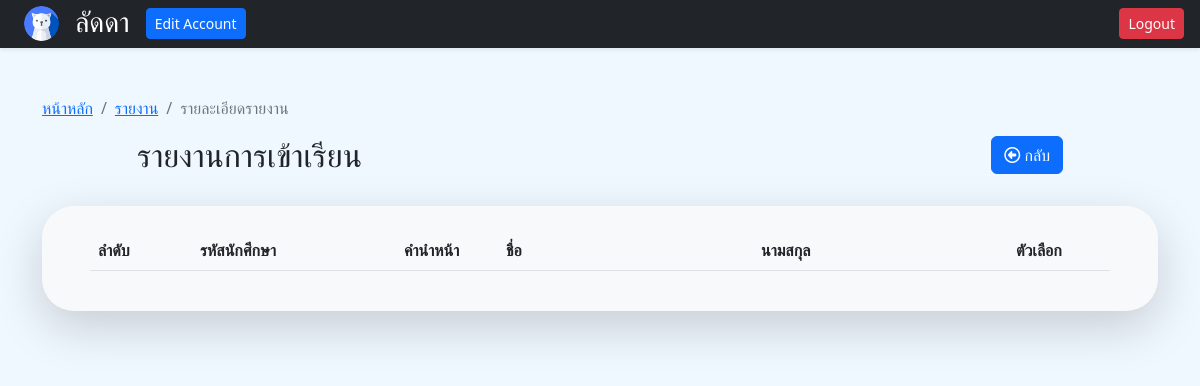
Page /?page=report_detail&repid=1&subid=29 (signed in) on the earlier database version.
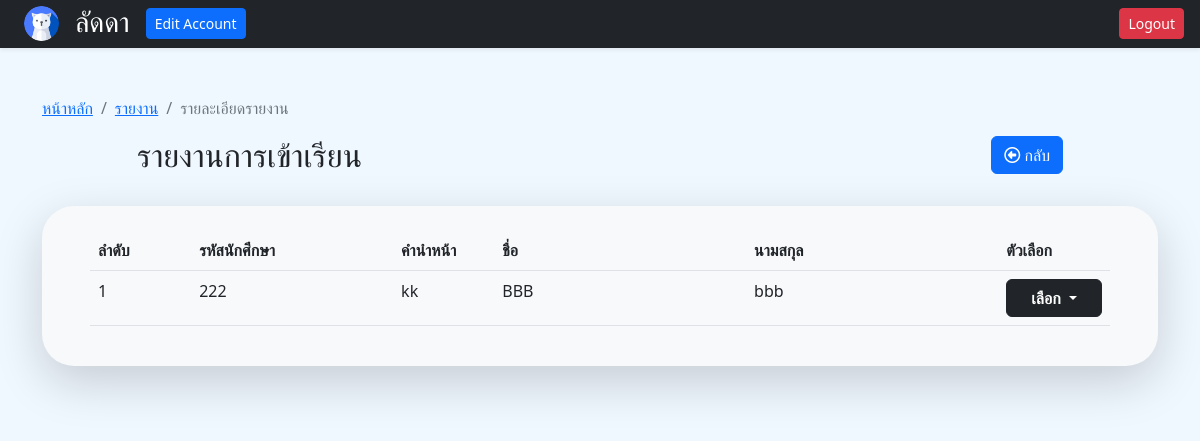
Same page on the later database version.
### tables this page shows
CREATE TABLE `checkin` (
  `id` int(11) NOT NULL,
  `id_croom` int(11) NOT NULL,
  `id_sub` int(11) NOT NULL,
  `id_std` int(11) NOT NULL,
  `ctime` datetime NOT NULL
);

CREATE TABLE `student` (
  `id` int(11) NOT NULL,
  `std_id` varchar(255) NOT NULL,
  `prefix` varchar(255) DEFAULT NULL,
  `fname` varchar(255) NOT NULL,
  `lname` varchar(255) NOT NULL,
  `email` varchar(255) DEFAULT NULL,
  `phone` varchar(11) DEFAULT NULL,
  `std_pic` varchar(255) NOT NULL,
  `cr_time` datetime NOT NULL,
  `up_time` datetime DEFAULT NULL
);

### php/function.php (called while the page is built, shortened)
<?php
class lms{
	public $dbConnect = false;
	private $host  = 'localhost';
    private $user  = 'root';
    private $password   = "";
    private $database  = "project";
    public function __construct(){
        if(!$this->dbConnect){
            $conn = new mysqli($this->host, $this->user, $this->password, $this->database);
            if($conn->connect_error){
                die("Error failed to connect to MySQL: " . $conn->connect_error);
            }else{
                $this->dbConnect = $conn;
            }
        }
    }
	public function select($table,$rows="*",$where = null){
		if ($where != null) {
			$sql="SELECT $rows FROM $table WHERE $where";
		}else{
			$sql="SELECT $rows FROM $table";
		}
		$result = $this->dbConnect->query($sql);
		$data= array();
		while ($row = mysqli_fetch_array($result, MYSQLI_ASSOC)) {
			$data[]=$row;
		}
		return $data;
	}
}
?>

### view/report_detail.php (the view, shortened to what this page needs)
<?php
if (isset($_GET['repid'])&&isset($_GET['subid'])) {
    $repid = $_GET['repid'];
    $subid = $_GET['subid'];
} else {
    $_SESSION['error'] = "เกิดข้อผิดพลาด! ไม่พบข้อมูล!";
    echo "<script> window.history.back()</script>";
    exit;
}
?>
<div class="album py-5 " style="background-color:#f0f8ff;">
    <div class="container">
        <nav aria-label="breadcrumb">
            <ol class="breadcrumb">
                <li class="breadcrumb-item"><a href="index.php">หน้าหลัก</a></li>
                <li class="breadcrumb-item"><a href="?page=report.php">รายงาน</a></li>
                <li class="breadcrumb-item active" aria-current="page">รายละเอียดรายงาน</li>
            </ol>
        </nav>
        <div class="row mb-4 d-flex justify-content-center">
            <div class="col-sm-5">
                <h2>รายงานการเข้าเรียน</h2>
            </div>
            <div class="col-sm-5 text-end">
                <a class="btn btn-primary" href="?page=report&subid=<?= $subid ?>"><i class="fa-regular fa-circle-left"></i>&nbsp;กลับ</a>
            </div>
        </div>
        <div class="px-5 py-4 bg-light rounded-5 shadow-lg">
            <div class="row">
                <div class="col-lg-12">
                    <div class="main-box clearfix">
                        <table class="table user-list" id="reportdtTable">
                            <thead>
                                <tr>
                                    <th style="width:10%;"><span>ลำดับ</span></th>
                                    <th style="width:20%;"><span>รหัสนักศึกษา</span></th>
                                    <th style="width:10%;"><span>คำนำหน้า</span></th>
                                    <th style="width:25%;"><span>ชื่อ</span></th>
                                    <th style="width:25%;"><span>นามสกุล</span></th>
                                    <th style="width:10%;"><span>ตัวเลือก</span></th>
                                </tr>
                            </thead>
                            <?php
                            $noindex = 0;
                            $reportdt_page = $lms->select('student s JOIN checkin c  ON s.id = c.id_std', 'c.id as thisid,id_std,std_id,prefix,fname,lname', "c.id_croom ='$repid'");
                            foreach ($reportdt_page as $reportdt_list) {
                                $noindex++;
                            ?>
                                <tr>
                                    <td>
                                        <?= $noindex ?>
                                    </td>
                                    <td>
                                        <?= $reportdt_list['std_id'] ?>
                                    </td>
                                    <td>
                                        <?= $reportdt_list['prefix'] ?>
                                    </td>
                                    <td>
                                        <?= $reportdt_list['fname'] ?>
                                    </td>
                                    <td>
                                        <?= $reportdt_list['lname'] ?>
                                    </td>
                                    <td>
                                        <div class="btn-group">
                                            <button type="button" class="btn btn-dark dropdown-toggle px-2 px-md-4" data-bs-toggle="dropdown" aria-expanded="false"><b>เลือก</b>
                                            </button>
                                        </div>
                                    </td>
                                </tr>
                            <?php } ?>
                        </table>
                    </div>
                </div>
            </div>
        </div>
    </div>
</div>

### inc/header.php (shortened to what this page needs)
<!DOCTYPE html>
<html lang="en">
<head>
    <link rel="stylesheet" href="https://cdn.jsdelivr.net/npm/bootstrap@5.2.2/dist/css/bootstrap.min.css">
    <link rel="stylesheet" href="https://cdnjs.cloudflare.com/ajax/libs/font-awesome/6.2.0/css/all.min.css">
    <link rel="stylesheet" href="https://cdnjs.cloudflare.com/ajax/libs/twitter-bootstrap/5.2.0/css/bootstrap.min.css">
    <link rel="stylesheet" href="https://cdn.datatables.net/1.13.1/css/dataTables.bootstrap5.min.css">
</head>
<body style="background-color:#f0f8ff;">

### inc/navbar.php (shortened to what this page needs)
<div class="navbar navbar-dark bg-dark shadow-sm p-0">
    <div class="navbar-brand d-flex align-items-center ms-4">
        <img src="image/profile/cat.png" alt="profile" width="35" height="35" class="rounded-circle" ;>
        <h3 class=" ms-3 mb-0 pb-1"><?=  $_SESSION['name_teacher'] ?></h3>
        <a type="button" class="btn btn-primary btn-sm ms-3" href="?page=teacher_edit">Edit Account</a>
    </div>
    <button type="button" class="btn btn-danger btn-sm me-3 logout">Logout</button>
</div>

### index.php (shortened to what this page needs)
<?php
include("inc/header.php");
include("php/function.php");
$lms = new lms();
include("inc/navbar.php");
    $page = isset($_GET['page']) ? $_GET['page'] : '';
    if ($page) {
        switch ($page) {
            case "report_detail":
                include("view/report_detail.php");
                break;
        }
    }else{
        include("view/subject_list.php");
    }
include("inc/footer.php");
?>

### inc/footer.php
</body>
</html>

Differences in the rows shown:
added checkin: id_std.std_id "222", id_std.prefix "kk", id_std.fname "BBB", id_std.lname "bbb"
